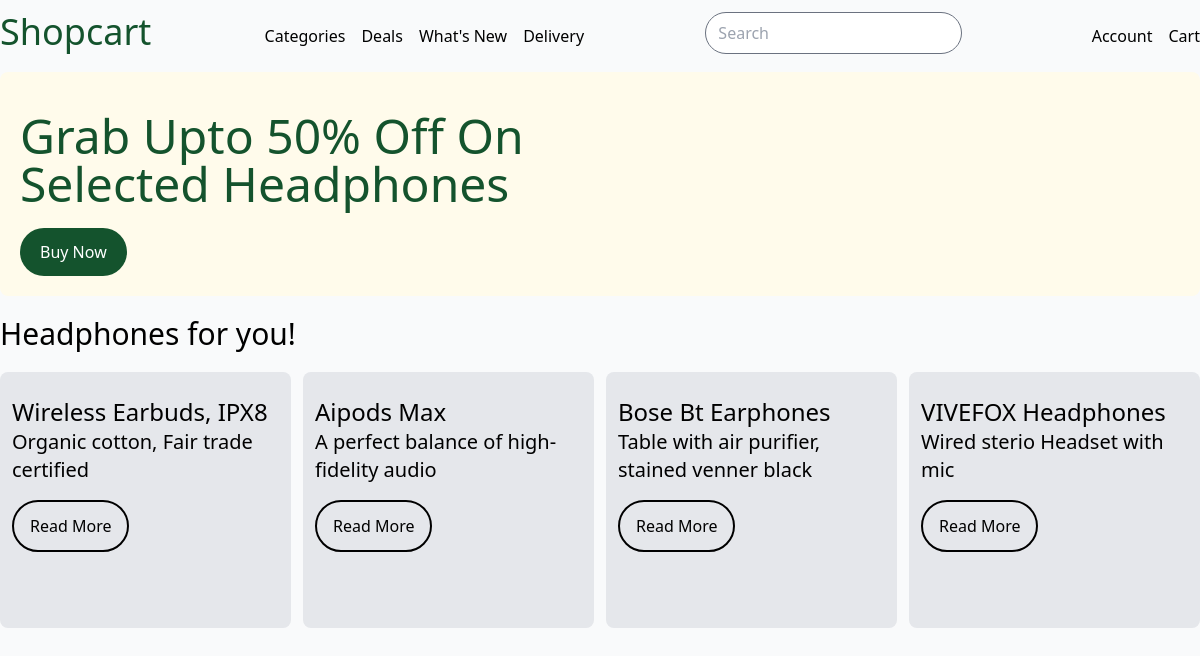
The page / on the database its author committed.
### shop/models.py (models this page shows, shortened)
class Headphones(models.Model):
    brand = models.CharField(max_length=50)
    name = models.CharField(max_length=200)
    description = models.TextField()
    price = models.DecimalField(max_digits=8, decimal_places=2)
    class Meta:
        verbose_name_plural = ('headphones')

### shop/views.py (the view)
# urls.py: path('', views.home, name='home'),
def home(request):
    headphones = Headphones.objects.all()
    return render(request, 'shop/home.html', {'headphones': headphones})

### shop/templates/shop/home.html (shortened to what this page needs)
{% extends 'base.html' %} {% load static tailwind_tags %} {% tailwind_css %}
{% block main %}
<section class="hero-section bg-amber-50 rounded-lg py-5 px-5 flex">
  <div class="text-content">
    <h1 class="text-green-900 text-2xl lg:text-5xl font-medium max-w-lg my-5">
      Grab Upto 50% Off On Selected Headphones
    </h1>
    <button class="bg-green-900 text-white px-5 py-3 rounded-full">
      Buy Now
    </button>
  </div>
</section>
<section class="">
  <h2 class="text-3xl my-5">Headphones for you!</h2>
  <div class="flex gap-3 mx-auto my-3">
    {% for h in headphones %}
    <div class="h-64 w-full rounded-lg bg-gray-200 py-6 px-3">
      <p class="text-2xl">{{h.name}}</p>
      <p class="text-xl">{{h.description}}</p>
      <button class="py-3 px-4 border-2 border-black rounded-full my-4">
        Read More
      </button>
    </div>
    {% endfor %}
  </div>
</section>
{% endblock %}

### theme/templates/base.html (shortened to what this page needs)
{% load static tailwind_tags %}
<!DOCTYPE html>
<html lang="en">
	<head>
		<script src="https://cdn.tailwindcss.com"></script>
		{% tailwind_css %}
	</head>
	<body class="bg-gray-50 leading-normal tracking-normal max-w-screen-2xl mx-auto font-openSans">
		{% include 'navbar.html' %}
		{% block main %}
    	{% endblock %}
	</body>
</html>

### theme/templates/navbar.html
<nav class="w-full py-3">
    <div class="max-6xl mx-auto flex justify-between gap-8">
        <a href="#" class="navbar-brand text-green-900 text-2xl md:text-4xl">Shopcart</a>
        <ul class="links flex gap-4 py-3">
            <li>Categories</li>
            <li>Deals</li>
            <li>What's New</li>
            <li>Delivery</li>
        </ul>
        <div class="search-bar">
            <form class="flex px-2" role="search">
                <input class="form-control mr-2 rounded-full" type="search" placeholder="Search" aria-label="Search Products">
              </form>
        </div>
        <div class="flex gap-4 py-3">
            <p>Account</p>
            <p>Cart</p>
        </div>
    </div>
</nav>

### rows shown on the page
Headphones: name "Wireless Earbuds, IPX8", description "Organic cotton, Fair trade certified"
Headphones: name "Aipods Max", description "A perfect balance of high-fidelity audio"
Headphones: name "Bose Bt Earphones", description "Table with air purifier, stained venner black"
Headphones: name "VIVEFOX Headphones", description "Wired sterio Headset with mic"
